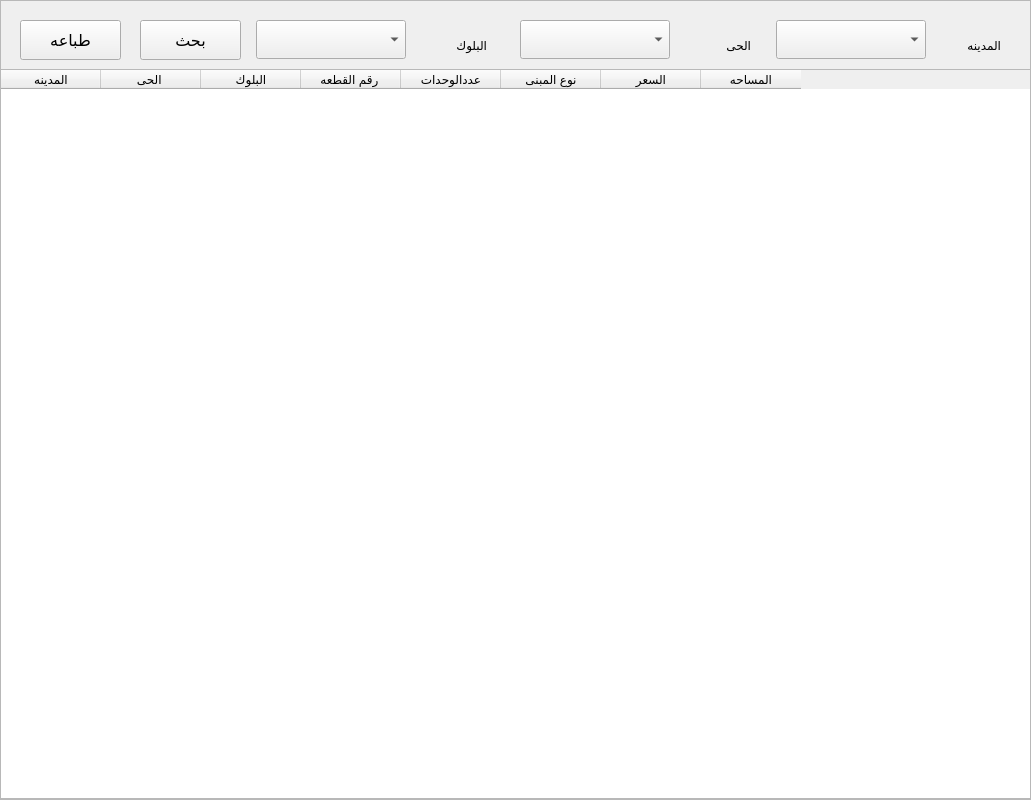
      <widget class="QFrame" name="Services_Trading_Building_Arechieve">
       <property name="geometry">
        <rect>
         <x>0</x>
         <y>0</y>
         <width>1031</width>
         <height>800</height>
        </rect>
       </property>
       <property name="frameShape">
        <enum>QFrame::StyledPanel</enum>
       </property>
       <property name="frameShadow">
        <enum>QFrame::Raised</enum>
       </property>
       <widget class="QLabel" name="label_122">
        <property name="geometry">
         <rect>
          <x>930</x>
          <y>30</y>
          <width>71</width>
          <height>31</height>
         </rect>
        </property>
        <property name="font">
         <font>
          <family>simplified arabic</family>
         </font>
        </property>
        <property name="text">
         <string>المدينه</string>
        </property>
       </widget>
       <widget class="QComboBox" name="comboBox_40">
        <property name="geometry">
         <rect>
          <x>520</x>
          <y>20</y>
          <width>150</width>
          <height>39</height>
         </rect>
        </property>
       </widget>
       <widget class="QLabel" name="label_120">
        <property name="geometry">
         <rect>
          <x>426</x>
          <y>30</y>
          <width>61</width>
          <height>31</height>
         </rect>
        </property>
        <property name="font">
         <font>
          <family>simplified arabic</family>
         </font>
        </property>
        <property name="text">
         <string>البلوك</string>
        </property>
       </widget>
       <widget class="QLabel" name="label_121">
        <property name="geometry">
         <rect>
          <x>680</x>
          <y>30</y>
          <width>71</width>
          <height>31</height>
         </rect>
        </property>
        <property name="font">
         <font>
          <family>simplified arabic</family>
         </font>
        </property>
        <property name="text">
         <string>الحى</string>
        </property>
       </widget>
       <widget class="QPushButton" name="btn_search_15">
        <property name="geometry">
         <rect>
          <x>20</x>
          <y>20</y>
          <width>101</width>
          <height>40</height>
         </rect>
        </property>
        <property name="font">
         <font>
          <family>simplified arabic</family>
          <pointsize>12</pointsize>
         </font>
        </property>
        <property name="cursor">
         <cursorShape>PointingHandCursor</cursorShape>
        </property>
        <property name="text">
         <string>طباعه</string>
        </property>
       </widget>
       <widget class="QTableWidget" name="tableWidget_25">
        <property name="geometry">
         <rect>
          <x>0</x>
          <y>69</y>
          <width>1031</width>
          <height>730</height>
         </rect>
        </property>
        <column>
         <property name="text">
          <string>المدينه</string>
         </property>
        </column>
        <column>
         <property name="text">
          <string>الحى </string>
         </property>
        </column>
        <column>
         <property name="text">
          <string>البلوك</string>
         </property>
        </column>
        <column>
         <property name="text">
          <string>رقم القطعه </string>
         </property>
        </column>
        <column>
         <property name="text">
          <string>عددالوحدات</string>
         </property>
        </column>
        <column>
         <property name="text">
          <string>نوع المبنى</string>
         </property>
        </column>
        <column>
         <property name="text">
          <string>السعر</string>
         </property>
        </column>
        <column>
         <property name="text">
          <string>المساحه</string>
         </property>
        </column>
       </widget>
       <widget class="QComboBox" name="comboBox_42">
        <property name="geometry">
         <rect>
          <x>256</x>
          <y>20</y>
          <width>150</width>
          <height>39</height>
         </rect>
        </property>
       </widget>
       <widget class="QPushButton" name="btn_search_16">
        <property name="geometry">
         <rect>
          <x>140</x>
          <y>20</y>
          <width>101</width>
          <height>40</height>
         </rect>
        </property>
        <property name="font">
         <font>
          <family>simplified arabic</family>
          <pointsize>12</pointsize>
         </font>
        </property>
        <property name="cursor">
         <cursorShape>PointingHandCursor</cursorShape>
        </property>
        <property name="text">
         <string>بحث</string>
        </property>
       </widget>
       <widget class="QComboBox" name="comboBox_41">
        <property name="geometry">
         <rect>
          <x>776</x>
          <y>20</y>
          <width>150</width>
          <height>39</height>
         </rect>
        </property>
       </widget>
      </widget>
